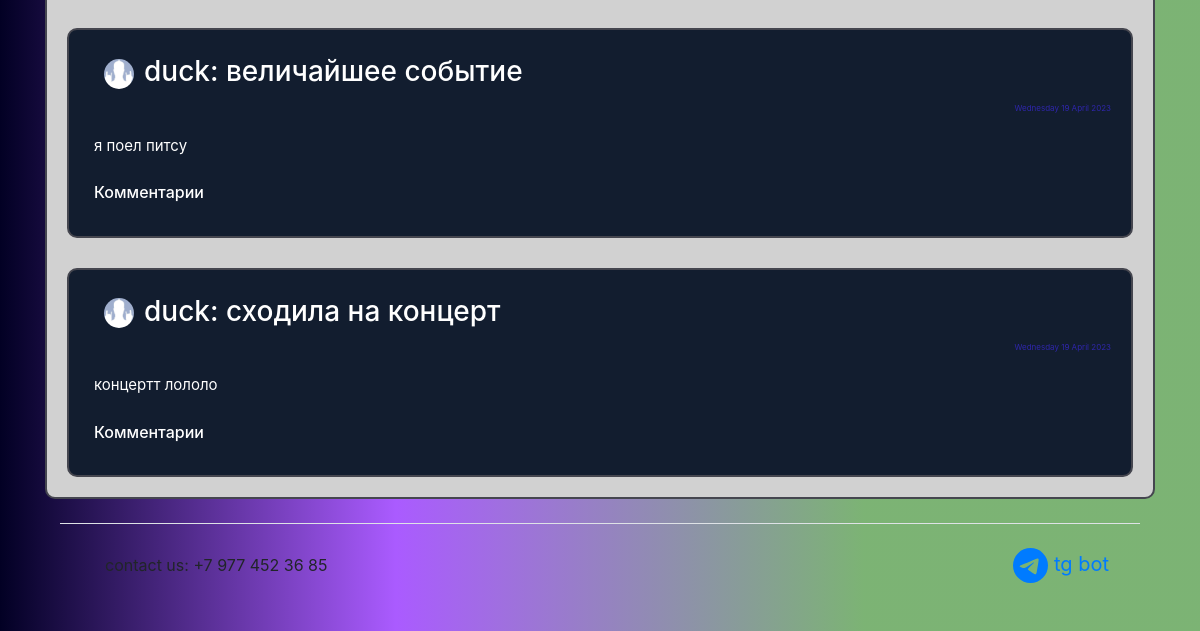
The app's page /news (lower part), older data.
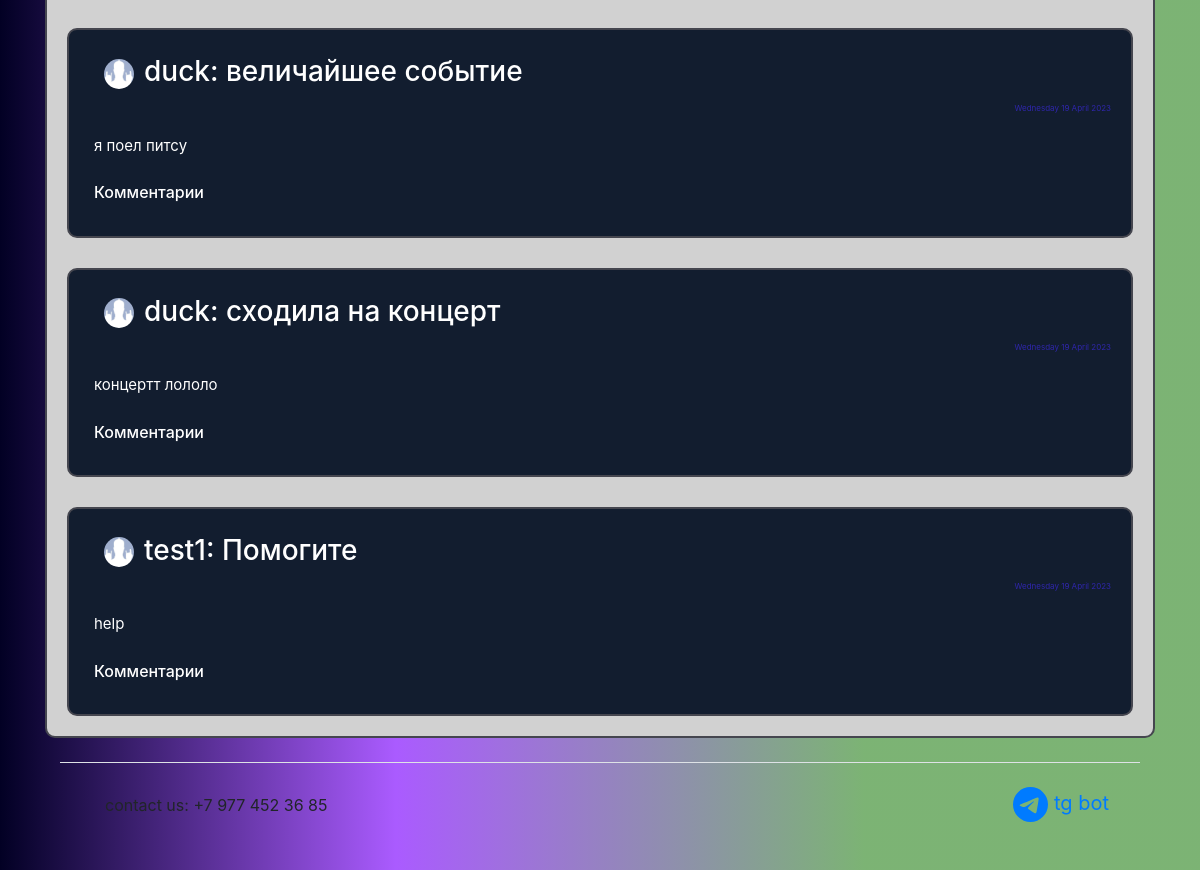
The same page, newer data.
### data/users.py (models this page shows, shortened)
class User(SqlAlchemyBase, UserMixin):
    __tablename__ = 'users'
    id = sqlalchemy.Column(sqlalchemy.Integer,
                           primary_key=True, autoincrement=True)
    name = sqlalchemy.Column(sqlalchemy.String)
    surname = sqlalchemy.Column(sqlalchemy.String)
    nickname = sqlalchemy.Column(sqlalchemy.String)
    age = sqlalchemy.Column(sqlalchemy.Integer)
    status = sqlalchemy.Column(sqlalchemy.String)
    about = sqlalchemy.Column(sqlalchemy.String)
    email = sqlalchemy.Column(sqlalchemy.String, unique=True)
    hashed_password = sqlalchemy.Column(sqlalchemy.String)
    modified_date = sqlalchemy.Column(sqlalchemy.DateTime, default=datetime.datetime.now)
    city_from = sqlalchemy.Column(sqlalchemy.String)
    habit = sqlalchemy.Column(sqlalchemy.String)  # id_1;id_2
    habits = orm.relation("Habits", back_populates='user')
    news = orm.relation("News", back_populates='user')
    comments = orm.relation("Comments", back_populates='user')

### data/news.py (models this page shows)
class News(SqlAlchemyBase, UserMixin):
    __tablename__ = 'news'
    id = sqlalchemy.Column(sqlalchemy.Integer,
                           primary_key=True, autoincrement=True)
    title = sqlalchemy.Column(sqlalchemy.String)
    content = sqlalchemy.Column(sqlalchemy.String)
    created_date = sqlalchemy.Column(sqlalchemy.DateTime,
                                     default=datetime.datetime.now)
    user_id = sqlalchemy.Column(sqlalchemy.Integer,
                                sqlalchemy.ForeignKey("users.id"))
    comms = sqlalchemy.Column(sqlalchemy.String)
    user = orm.relation('User')

### server.py (the view)
@app.route("/news", methods=['GET', 'POST'])
def news():
    db_sess = db_session.create_session()
    rec_news = db_sess.query(News).all()
    top_news = []
    news_index = 0
    path = 'static/img/users_photo/default.jpg'
    for news in rec_news:
        path = ''
        news_index += 1
        creator_nickname = (db_sess.query(User).filter(User.id == news.user_id).first()).nickname
        for images in os.listdir('static/img/users_photo'):
            if images.split('.')[0] == creator_nickname:
                path = 'static/img/users_photo/' + images
        if path == '':
            path = 'static/img/users_photo/default.jpg'
        comments = []
        if news.comms:
            if ';' in news.comms:
                for com_id in news.comms.split(';'):
                    comments.append(db_sess.query(Comments).filter(Comments.id == com_id).first())
            elif len(news.comms) == 1:
                com_id = news.comms
                comments = [db_sess.query(Comments).filter(Comments.id == com_id).first()]
        else:
            comments = []
        if len(comments) > 1:
            comments = sorted(comments, key=lambda x: x.created_date)
        comments_main = []
        for com in comments:
            comentor_nickname = db_sess.query(User).filter(User.id == com.user_id).first().nickname
            comments_main.append({'id': com.id,
                                  'content': com.content,
                                  'created_date': com.created_date.strftime("%A %d %B %Y"),
                                  'creator': comentor_nickname})
        comments = comments_main
        top_news.append({'id': news.id,
                         'title': news.title,
                         'content': news.content,
                         'created_date': news.created_date.strftime("%A %d %B %Y"),
                         'comms': comments,
                         'creator': creator_nickname,
                         'path': path})
    return render_template("news.html", top_news=top_news, path=path, random_id=random.randint(1, 2 ** 16),
                           title='Лента')

### data/db_session.py (called while the page is built)
def create_session() -> Session:
    global __factory
    return __factory()

### templates/news.html (shortened to what this page needs)
{% extends "base.html" %}
{% block content %}
<div class="page_border" style="color: black !important;">
    {% for new in top_news%}
    <div class="page_border" style="background-color: #121d2f !important;">
        <div class="menu_item">
            <h3><a><a><img
                    src={{new['path']}}?dummy={{random_id}} alt="avatar"
                    class="round_avatar"></a></a>{{new['creator']}}: {{new['title']}} </h3>
        </div>
        <div class="reposts">
            <p>{{new['created_date']}}</p>
        </div>
        <div class="menu_item">
            <p>{{new['content']}}</p>
        </div>
        <div class="menu_item">
            <h6>Комментарии
            </h6>
        </div>
    </div>
    {% endfor %}
</div>
{% endblock %}

Row changes from the older to the newer data that the page shows:
added User: creator "test1"
added News: title "Помогите", content "help"
Text that changed along with them:
new list line: ": Wednesday 19 April 2023 Комментарии"
